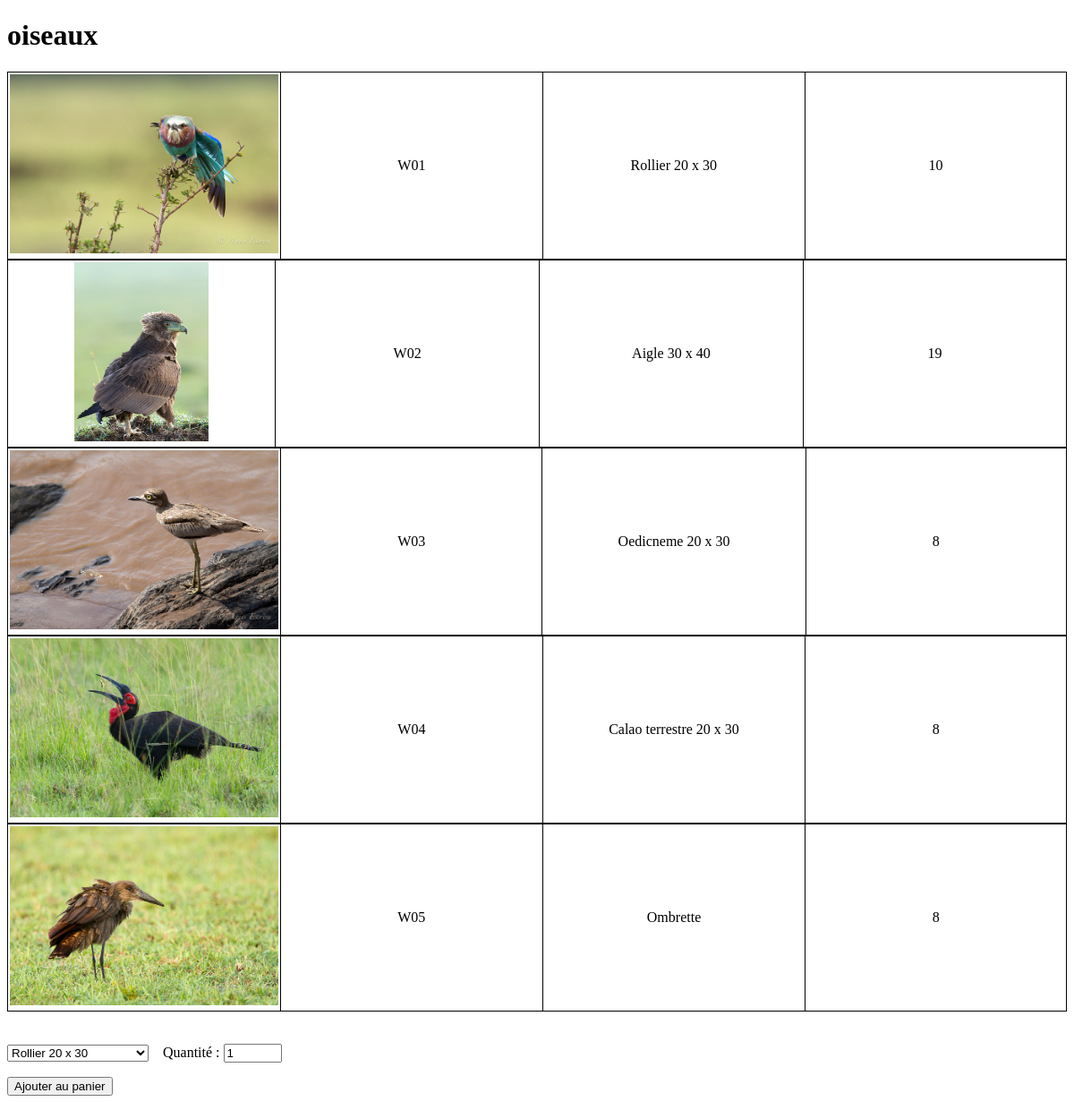
/Lafaune/Version3/listPdt.php?categ=oiseaux, run on the app's committed database.
### tables this page shows
CREATE TABLE IF NOT EXISTS `produit` (
  `pdt_ref` varchar(3) NOT NULL DEFAULT '',
  `pdt_designation` varchar(50) DEFAULT NULL,
  `pdt_prix` decimal(5,0) DEFAULT NULL,
  `pdt_image` varchar(50) DEFAULT NULL,
  `pdt_categorie` varchar(3) DEFAULT NULL,
  `pdt_dimension` varchar(8) DEFAULT NULL,
  PRIMARY KEY (`pdt_ref`)
);

### Lafaune/Version3/listPdt.php (the view, shortened to what this page needs)
<!DOCTYPE HTML>
<html>
    <head>
        <link rel="stylesheet" href="style.css" />
    </head>
        <?php
include("connexion.php");
$categ = $_GET['categ'];
$reponse = $bdd->query('SELECT * FROM produit, categorie WHERE categorie.cat_code = produit.pdt_categorie AND cat_libelle="'.$categ.'"');
echo "<h1>$categ</h1>";
while ($donnees = $reponse->fetch())
{
?>
<table>
                <tr>
                    <td>
                        <img src="../Images/<?php echo $donnees['pdt_image']; ?>" class="<?php echo $donnees['pdt_dimension']; ?>" />
                     </td>
                    <td> <p><?php echo $donnees['pdt_ref']; ?></p> </td>
                    <td> <p> <?php echo $donnees['pdt_designation']; ?> </p> </td>
                    <td> <p> <?php echo $donnees['pdt_prix']; ?> <p> </td>
                </tr>
</table>
<?php
}
?>
<?php
include("connexion.php");
?>
<form action="panier.php" target="framed" method="get">
<select name="pdt_ref" id="pdt_ref">
<?php
$reponse = $bdd->query('SELECT * FROM produit, categorie WHERE categorie.cat_code = produit.pdt_categorie AND cat_libelle="'.$categ.'"');
while ($donnees = $reponse->fetch())
{
?>
           <option value="<?php echo $donnees['pdt_ref']; ?>"><?php echo $donnees['pdt_designation']; ?></option>
<?php
}
?>
</select>
 <?php
			echo 'Quantité : ';
        	echo '<input type="text" name="quantite" size="5" value="1" />';
        	echo '<p><input type="submit" name="ajouter" value="Ajouter au panier" /></p>';
 ?>
</form>
</html>

### Lafaune/Version3/style.css (style rules this page uses)
table { border-collapse: collapse; padding : 2px; text-align:center; }
td, th { border: 1px solid black; padding : 2px; width : 300px; }
img.portrait { height:200px; width:150px; }
img.paysage { height:200px; width:300px; }

### data on the page
produit: pdt_image (picture), pdt_ref "W01", pdt_designation "Rollier 20 x 30", pdt_prix "10"
produit: pdt_image (picture), pdt_ref "W02", pdt_designation "Aigle 30 x 40", pdt_prix "19"
produit: pdt_image (picture), pdt_ref "W03", pdt_designation "Oedicneme 20 x 30", pdt_prix "8"
produit: pdt_image (picture), pdt_ref "W04", pdt_designation "Calao terrestre 20 x 30", pdt_prix "8"
produit: pdt_image (picture), pdt_ref "W05", pdt_designation "Ombrette", pdt_prix "8"

### other printed values
$categ "oiseaux"
form field pdt_ref "Rollier 20 x 30"
